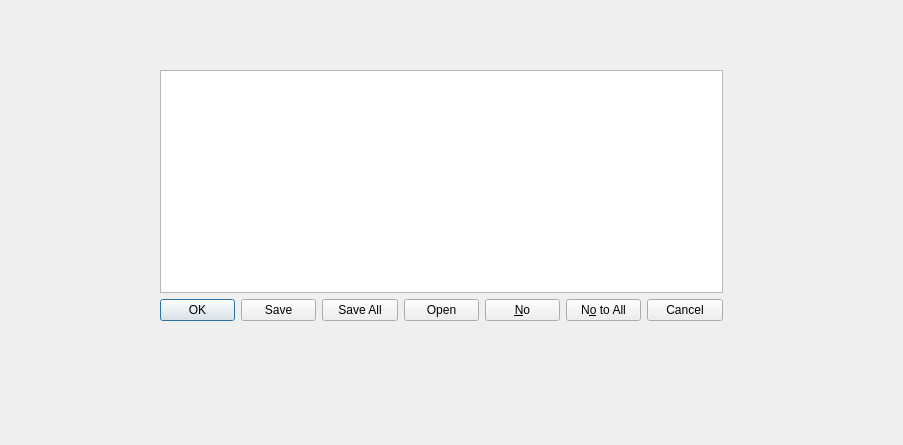
<?xml version="1.0" encoding="UTF-8"?>
<ui version="4.0">
 <class>InfoDialog</class>
 <widget class="QDialog" name="InfoDialog">
  <property name="geometry">
   <rect>
    <x>0</x>
    <y>0</y>
    <width>903</width>
    <height>445</height>
   </rect>
  </property>
  <property name="windowTitle">
   <string>Dialog</string>
  </property>
  <widget class="QWidget" name="">
   <property name="geometry">
    <rect>
     <x>160</x>
     <y>70</y>
     <width>563</width>
     <height>251</height>
    </rect>
   </property>
   <layout class="QVBoxLayout" name="verticalLayout">
    <item>
     <widget class="QTextEdit" name="textEdit"/>
    </item>
    <item>
     <widget class="QDialogButtonBox" name="buttonBox">
      <property name="standardButtons">
       <set>QDialogButtonBox::Cancel|QDialogButtonBox::No|QDialogButtonBox::NoToAll|QDialogButtonBox::Ok|QDialogButtonBox::Open|QDialogButtonBox::Save|QDialogButtonBox::SaveAll</set>
      </property>
     </widget>
    </item>
   </layout>
  </widget>
 </widget>
 <resources/>
 <connections/>
</ui>
